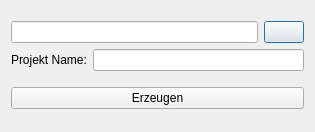
<?xml version="1.0" encoding="UTF-8"?>
<ui version="4.0">
 <class>Dialog</class>
 <widget class="QDialog" name="Dialog">
  <property name="geometry">
   <rect>
    <x>0</x>
    <y>0</y>
    <width>315</width>
    <height>132</height>
   </rect>
  </property>
  <property name="windowTitle">
   <string>erzeuge Projekt</string>
  </property>
  <property name="windowIcon">
   <iconset>
    <normaloff>folder-yellow.png</normaloff>folder-yellow.png</iconset>
  </property>
  <layout class="QVBoxLayout" name="verticalLayout_2">
   <item>
    <layout class="QVBoxLayout" name="verticalLayout">
     <item>
      <layout class="QHBoxLayout" name="horizontalLayout">
       <item>
        <widget class="QLineEdit" name="LineEditPath"/>
       </item>
       <item>
        <widget class="QPushButton" name="ButtonDir">
         <property name="text">
          <string/>
         </property>
         <property name="icon">
          <iconset>
           <normaloff>folder-yellow.png</normaloff>folder-yellow.png</iconset>
         </property>
        </widget>
       </item>
      </layout>
     </item>
     <item>
      <layout class="QHBoxLayout" name="horizontalLayout_2">
       <item>
        <widget class="QLabel" name="label">
         <property name="text">
          <string>Projekt Name:</string>
         </property>
        </widget>
       </item>
       <item>
        <widget class="QLineEdit" name="LineEditProjekt"/>
       </item>
      </layout>
     </item>
    </layout>
   </item>
   <item>
    <widget class="QPushButton" name="ButtonCreate">
     <property name="minimumSize">
      <size>
       <width>141</width>
       <height>0</height>
      </size>
     </property>
     <property name="text">
      <string>Erzeugen</string>
     </property>
    </widget>
   </item>
  </layout>
 </widget>
 <resources/>
 <connections/>
</ui>
